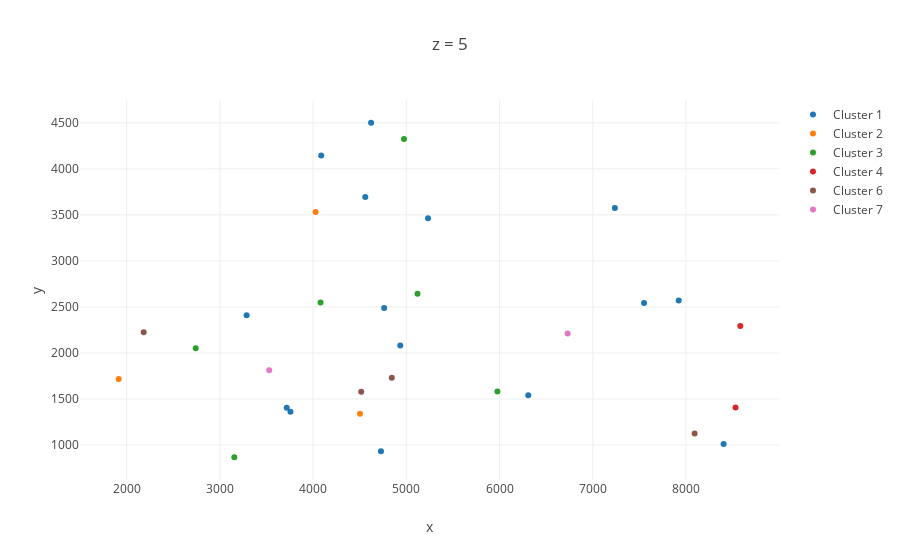
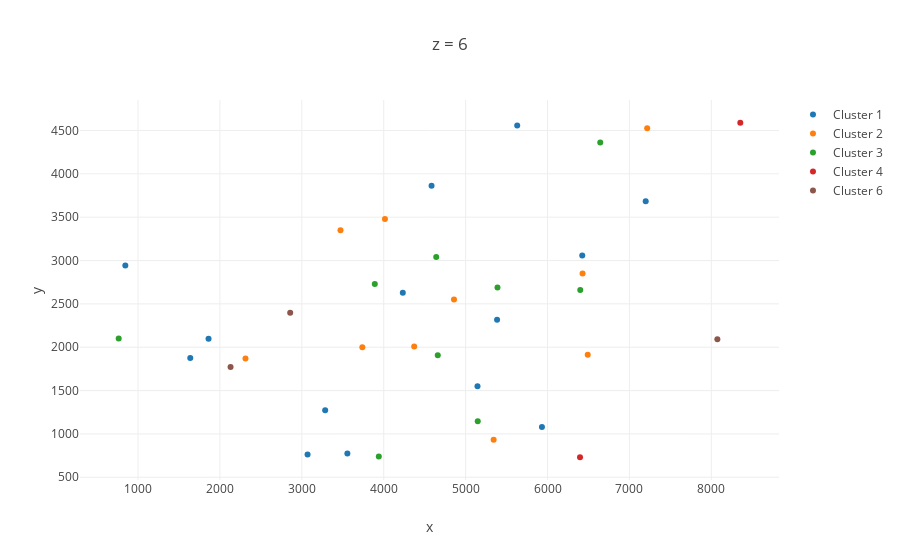
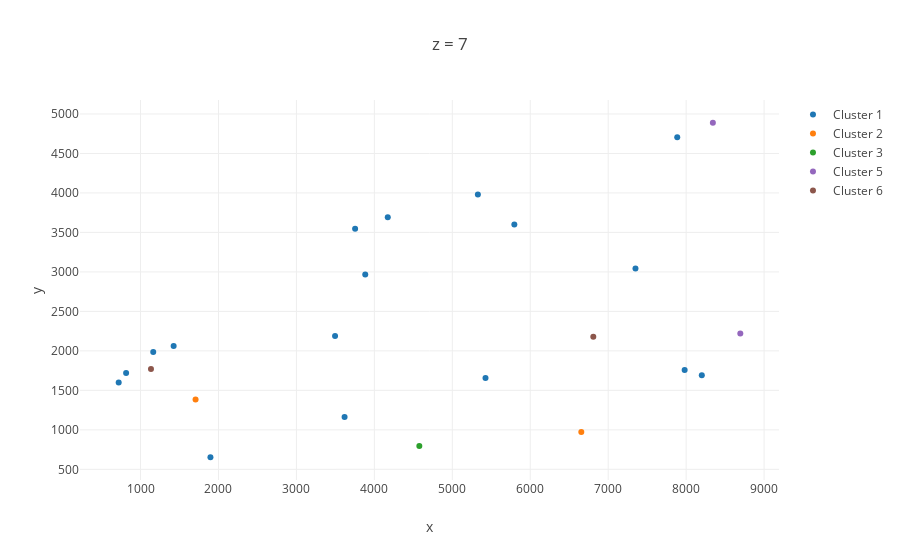
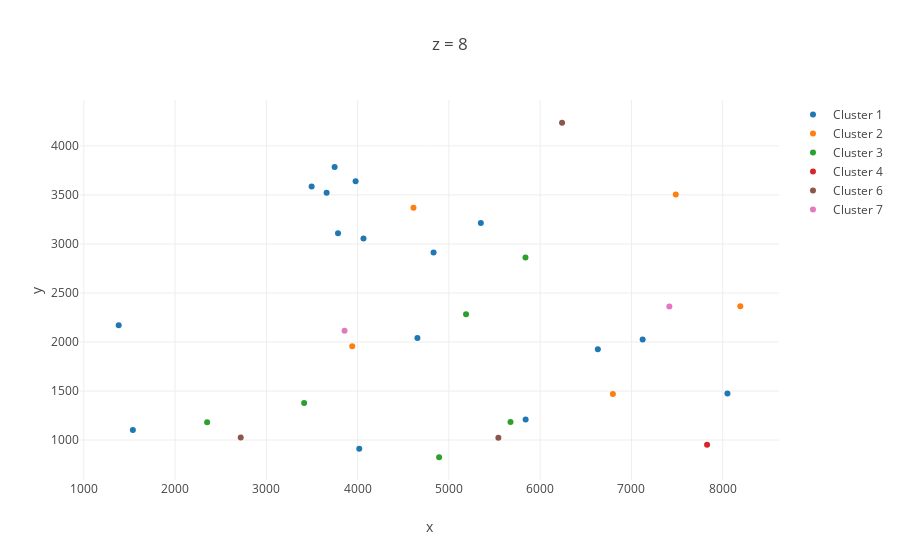

The notebook cell these images were saved under, in order:
### Code cell
def make_trace(i, point_set):
    return go.Scatter(
        x = [elem[0] for elem in point_set],
        y = [elem[1] for elem in point_set],
        mode = 'markers',
        name = 'Cluster ' + str(i + 1)
    )

for z, points in z_slices.items():
    point_sets = [[] for _ in range(7)]
    for point in points:
        point_sets[point[3] - 1].append([point[0], point[1]])
    traces = [make_trace(i, point_sets[i]) for i in range(7)]
    layout = go.Layout(title ='z = ' + str(z),
                xaxis = dict(
                    title = 'x'),
                yaxis = dict(
                    title = 'y')
            )
    figure = go.Figure(data = traces, layout = layout)
    iplot(figure)

### Figure 1 — Plotly figure (JSON) as saved in the notebook; plotly's stock layout.template omitted (floating-point values rounded to 4 significant figures)
{"data": [{"mode": "markers", "name": "Cluster 1", "type": "scatter", "x": [3757, 3717, 3287, 4728, 6308, 4935, 4762, 4560, 5233, 7550, 7922, 7237, 4087, 4622, 8403], "y": [1362, 1406, 2411, 932, 1540, 2082, 2489, 3694, 3463, 2542, 2569, 3574, 4146, 4501, 1010]}, {"mode": "markers", "name": "Cluster 2", "type": "scatter", "x": [1915, 4027, 4503], "y": [1717, 3532, 1339]}, {"mode": "markers", "name": "Cluster 3", "type": "scatter", "x": [3155, 2741, 4080, 5977, 5120, 4975], "y": [867, 2052, 2548, 1581, 2642, 4325]}, {"mode": "markers", "name": "Cluster 4", "type": "scatter", "x": [8531, 8582], "y": [1408, 2292]}, {"mode": "markers", "name": "Cluster 5", "type": "scatter", "x": [], "y": []}, {"mode": "markers", "name": "Cluster 6", "type": "scatter", "x": [2183, 4516, 4844, 8092], "y": [2224, 1578, 1731, 1126]}, {"mode": "markers", "name": "Cluster 7", "type": "scatter", "x": [3529, 6730], "y": [1812, 2211]}], "layout": {"title": "z = 5", "xaxis": {"title": "x"}, "yaxis": {"title": "y"}}}

### Figure 2 — Plotly figure (JSON) as saved in the notebook; plotly's stock layout.template omitted (floating-point values rounded to 4 significant figures)
{"data": [{"mode": "markers", "name": "Cluster 1", "type": "scatter", "x": [1638, 3070, 3556, 3285, 845, 1861, 5932, 5145, 4233, 5384, 4584, 6424, 7199, 5630], "y": [1875, 762, 775, 1274, 2943, 2098, 1079, 1549, 2629, 2317, 3862, 3057, 3685, 4557]}, {"mode": "markers", "name": "Cluster 2", "type": "scatter", "x": [2312, 3739, 3472, 4015, 5342, 4372, 6491, 4858, 6428, 7217], "y": [1870, 2000, 3350, 3480, 932, 2007, 1913, 2551, 2850, 4526]}, {"mode": "markers", "name": "Cluster 3", "type": "scatter", "x": [3940, 764, 3891, 4660, 5148, 4641, 5389, 6400, 6644], "y": [740, 2102, 2730, 1908, 1147, 3040, 2689, 2661, 4362]}, {"mode": "markers", "name": "Cluster 4", "type": "scatter", "x": [6397, 8354], "y": [731, 4589]}, {"mode": "markers", "name": "Cluster 5", "type": "scatter", "x": [], "y": []}, {"mode": "markers", "name": "Cluster 6", "type": "scatter", "x": [2130, 2858, 8074], "y": [1773, 2397, 2093]}, {"mode": "markers", "name": "Cluster 7", "type": "scatter", "x": [], "y": []}], "layout": {"title": "z = 6", "xaxis": {"title": "x"}, "yaxis": {"title": "y"}}}

### Figure 3 — Plotly figure (JSON) as saved in the notebook; plotly's stock layout.template omitted (floating-point values rounded to 4 significant figures)
{"data": [{"mode": "markers", "name": "Cluster 1", "type": "scatter", "x": [1897, 720, 815, 1163, 3618, 1425, 3496, 3883, 3753, 5426, 7981, 4172, 5328, 5796, 7350, 7886, 8201], "y": [653, 1601, 1719, 1985, 1162, 2061, 2187, 2967, 3546, 1658, 1759, 3691, 3979, 3602, 3043, 4705, 1691]}, {"mode": "markers", "name": "Cluster 2", "type": "scatter", "x": [1706, 6655], "y": [1383, 973]}, {"mode": "markers", "name": "Cluster 3", "type": "scatter", "x": [4577], "y": [796]}, {"mode": "markers", "name": "Cluster 4", "type": "scatter", "x": [], "y": []}, {"mode": "markers", "name": "Cluster 5", "type": "scatter", "x": [8695, 8343], "y": [2221, 4889]}, {"mode": "markers", "name": "Cluster 6", "type": "scatter", "x": [1134, 6809], "y": [1769, 2178]}, {"mode": "markers", "name": "Cluster 7", "type": "scatter", "x": [], "y": []}], "layout": {"title": "z = 7", "xaxis": {"title": "x"}, "yaxis": {"title": "y"}}}

### Figure 4 — Plotly figure (JSON) as saved in the notebook; plotly's stock layout.template omitted (floating-point values rounded to 4 significant figures)
{"data": [{"mode": "markers", "name": "Cluster 1", "type": "scatter", "x": [1537, 4018, 1382, 4064, 3785, 3660, 3496, 3748, 3978, 4655, 5841, 6632, 7123, 8052, 4832, 5350], "y": [1104, 912, 2172, 3055, 3108, 3521, 3586, 3784, 3639, 2040, 1210, 1926, 2025, 1476, 2912, 3214]}, {"mode": "markers", "name": "Cluster 2", "type": "scatter", "x": [3941, 6797, 4612, 7486, 8193], "y": [1958, 1470, 3368, 3504, 2365]}, {"mode": "markers", "name": "Cluster 3", "type": "scatter", "x": [2351, 3414, 4893, 5675, 5188, 5839], "y": [1182, 1378, 825, 1185, 2282, 2862]}, {"mode": "markers", "name": "Cluster 4", "type": "scatter", "x": [7829], "y": [953]}, {"mode": "markers", "name": "Cluster 5", "type": "scatter", "x": [], "y": []}, {"mode": "markers", "name": "Cluster 6", "type": "scatter", "x": [2719, 5542, 6240], "y": [1027, 1025, 4236]}, {"mode": "markers", "name": "Cluster 7", "type": "scatter", "x": [3857, 7416], "y": [2114, 2361]}], "layout": {"title": "z = 8", "xaxis": {"title": "x"}, "yaxis": {"title": "y"}}}
